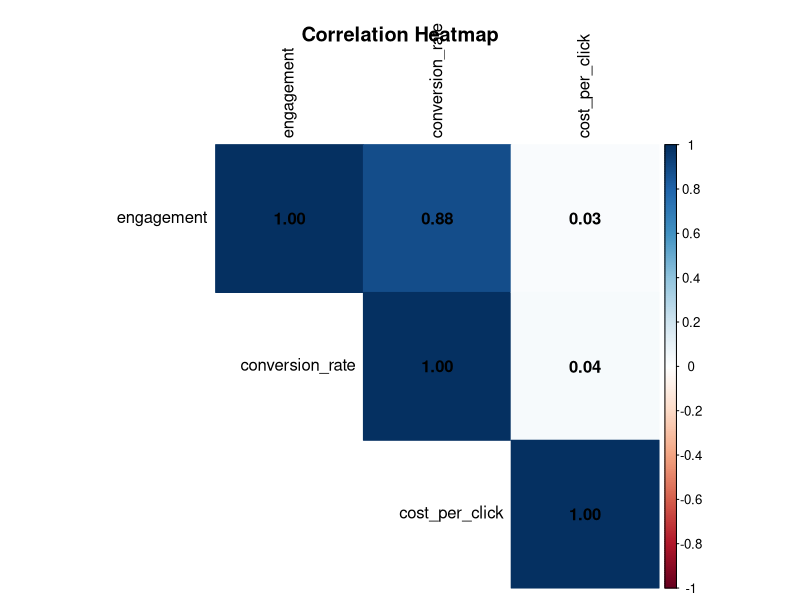

R code for this plot:
# ============================================
# Session 3: 통계 분석 기초
# 라이브러리 로드
# ============================================
library(tidyverse)
library(ggpubr) # 통계 기반 시각화 및 t-test/ANOVA 간편화
library(broom) # 모델 결과를 깔끔한 표(Tibble)로 변환
library(patchwork) # 여러 그래프 배치
library(corrplot) # 상관관계 히트맵

cat("============================================================\n")
cat("Session 3: 통계 분석 기초\n")
cat("============================================================\n")

# 데이터 로드 (실습용 가상 데이터 생성 포함)
# df <- read_csv('./datasets/advertising_experiment.csv')

# 코드 실행을 위한 가상 데이터 생성
set.seed(42)
df <- tibble(
    ad_type = sample(c("Social", "Search", "Display", "Video"), 200, replace = TRUE),
    gender = sample(c("Male", "Female"), 200, replace = TRUE),
    engagement = rnorm(200, 500, 100),
    conversion_rate = (engagement * 0.0001) + rnorm(200, 0.02, 0.005),
    cost_per_click = runif(200, 0.5, 2.5),
    age_group = sample(c("18-24", "25-34", "35-44", "45+"), 200, replace = TRUE)
)

cat(sprintf("\n데이터 로드 완료: %d행 %d열\n", nrow(df), ncol(df)))
print(head(df))

# ============================================
# Part 1: 기술 통계
# ============================================
cat("\n============================================================\n")
cat("Part 1: 기술 통계\n")
cat("============================================================\n")

# 기본 기술 통계
cat("\n기본 기술 통계:\n")
print(summary(df))

# 그룹별 통계 (tidyverse 방식)
cat("\n광고 유형별 통계:\n")
ad_stats <- df %>%
    group_by(ad_type) %>%
    summarise(
        count = n(),
        mean_eng = mean(engagement),
        median_eng = median(engagement),
        sd_eng = sd(engagement),
        mean_conv = mean(conversion_rate),
        mean_cpc = mean(cost_per_click)
    ) %>%
    mutate(across(where(is.numeric), ~ round(., 2)))
print(ad_stats)

# ============================================
# Part 2: t-test (두 집단 비교)
# ============================================
cat("\n============================================================\n")
cat("Part 2: t-test (성별에 따른 참여도 비교)\n")
cat("============================================================\n")

t_result <- t.test(engagement ~ gender, data = df)
print(t_result)

# p-value 추출 및 해석
p_val_t <- t_result$p.value
if (p_val_t < 0.05) {
    cat("✅ 성별에 따라 참여도에 유의미한 차이가 있습니다\n")
} else {
    cat("❌ 성별에 따른 유의미한 차이를 발견하지 못했습니다\n")
}

# 시각화 (ggpubr 사용)
p_ttest <- ggboxplot(df,
    x = "gender", y = "engagement",
    fill = "gender", palette = "jco",
    add = "jitter",
    title = sprintf("t-test: Male vs Female (p=%.4f)", p_val_t)
)

# ============================================
# Part 3 & 4: ANOVA 및 사후 분석
# ============================================
cat("\n============================================================\n")
cat("Part 3: ANOVA (광고 유형별 전환율 비교)\n")
cat("============================================================\n")

anova_model <- aov(conversion_rate ~ ad_type, data = df)
anova_summary <- summary(anova_model)
print(anova_summary)

p_val_anova <- anova_summary[[1]][["Pr(>F)"]][1]

# 시각화
p_anova <- ggviolin(df,
    x = "ad_type", y = "conversion_rate",
    fill = "ad_type", palette = "npg",
    add = "boxplot",
    title = sprintf("ANOVA: Conversion Rate by Ad Type (p=%.4f)", p_val_anova)
)

if (p_val_anova < 0.05) {
    cat("\n✅ 광고 유형 간 유의미한 차이가 있습니다 (Tukey HSD 사후 분석 실시)\n")
    tukey_result <- TukeyHSD(anova_model)
    print(tukey_result)
}

# ============================================
# Part 5: 상관관계 분석
# ============================================
cat("\n============================================================\n")
cat("Part 5: 상관관계 분석\n")
cat("============================================================\n")

numeric_df <- df %>% select(where(is.numeric))
corr_matrix <- cor(numeric_df, use = "complete.obs")
print(round(corr_matrix, 3))

# 히트맵 시각화
corrplot(corr_matrix,
    method = "color", type = "upper",
    addCoef.col = "black", tl.col = "black",
    title = "\n\nCorrelation Heatmap", mar = c(0, 0, 1, 0)
)

# 피어슨 상관계수 검정
cor_test <- cor.test(df$engagement, df$conversion_rate)
cat(sprintf(
    "\n참여도 vs 전환율:\n - 상관계수 (r): %.4f\n - p-value: %.4e\n",
    cor_test$estimate, cor_test$p.value
))

# ============================================
# Part 6: 단순 선형 회귀
# ============================================
cat("\n============================================================\n")
cat("Part 6: 단순 선형 회귀\n")
cat("============================================================\n")

lm_simple <- lm(conversion_rate ~ engagement, data = df)
summary_simple <- summary(lm_simple)
print(summary_simple)

# 시각화
p_reg <- ggplot(df, aes(x = engagement, y = conversion_rate)) +
    geom_point(alpha = 0.5) +
    geom_smooth(method = "lm", color = "red") +
    stat_regline_equation(label.y = max(df$conversion_rate)) +
    labs(title = sprintf("Linear Regression (R² = %.4f)", summary_simple$r.squared)) +
    theme_minimal()

# ============================================
# Part 7: 다중 회귀 분석
# ============================================
cat("\n============================================================\n")
cat("Part 7: 다중 회귀 분석\n")
cat("============================================================\n")

lm_multi <- lm(conversion_rate ~ engagement + cost_per_click, data = df)
print(tidy(lm_multi)) # broom 패키지로 깔끔하게 출력
cat(sprintf("\nR-squared: %.4f\n", summary(lm_multi)$r.squared))

# 예측 예제
new_data <- tibble(engagement = 500, cost_per_click = 1.5)
prediction <- predict(lm_multi, newdata = new_data)
cat(sprintf("\n예측 전환율 (eng=500, cpc=1.5): %.4f\n", prediction))

# ============================================
# Part 8: 종합 대시보드
# ============================================
# patchwork 패키지를 사용하여 그래프 병합
dashboard <- (p_ttest + p_anova) / (p_reg + p_anova) # p_anova 중복 배치 예시
# ggsave("session3_dashboard_r.png", dashboard, width = 12, height = 10)
